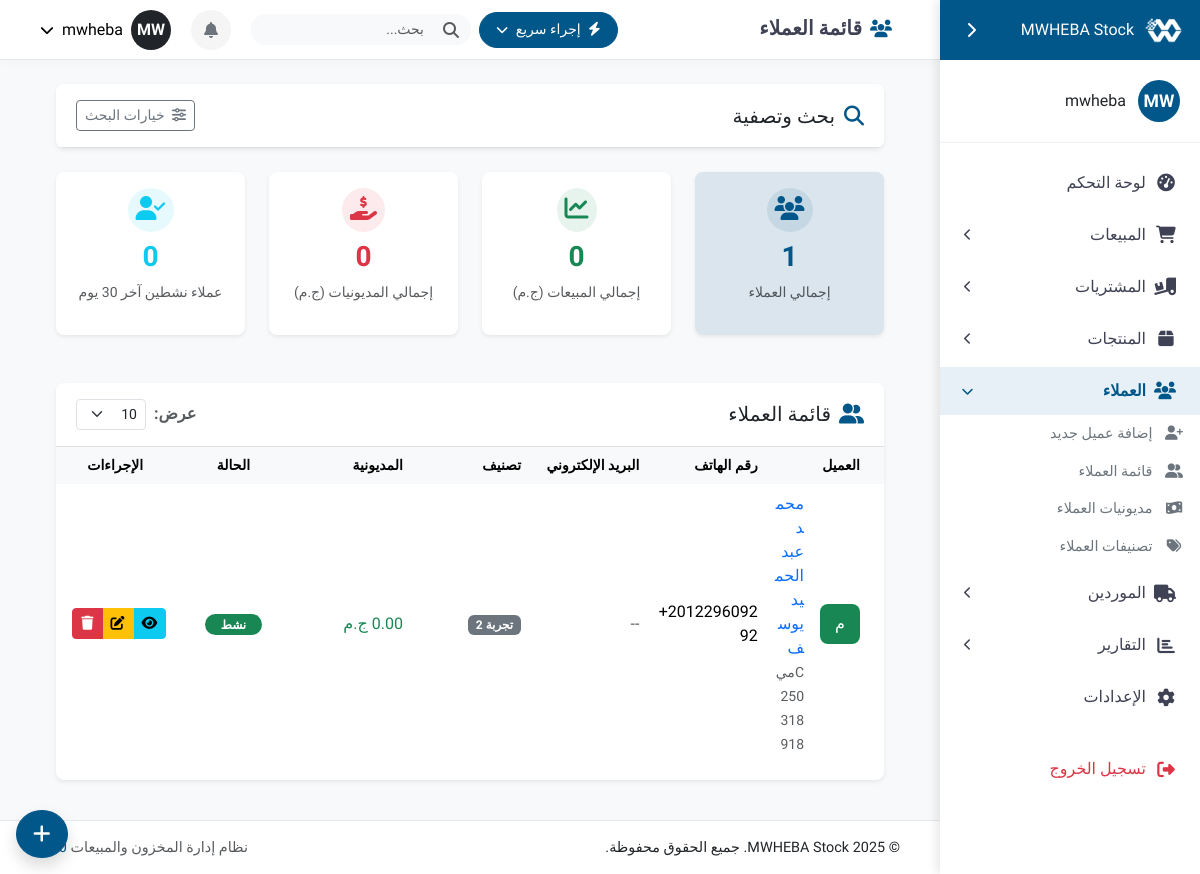
Page /customers/ (signed in) on the earlier database version.
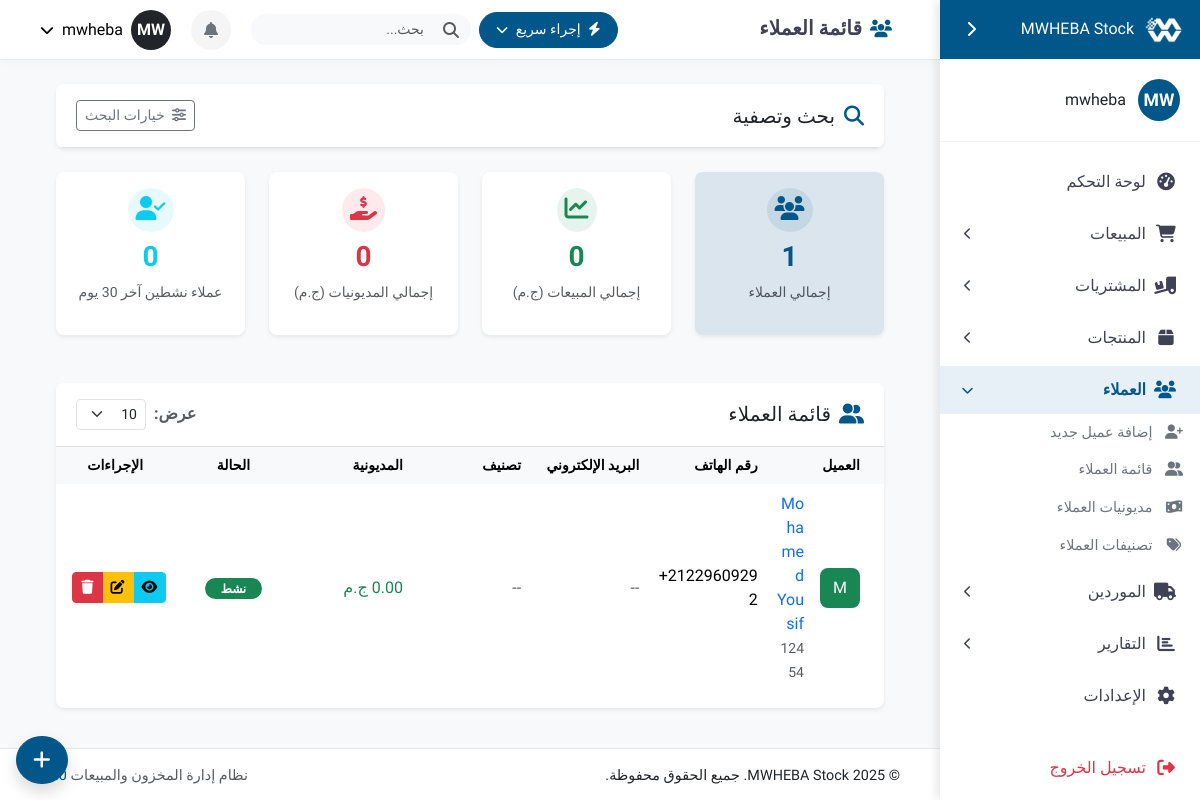
Same page on the later database version.
### customers/models.py (models this page shows, shortened)
class Customer(models.Model):
    STATUS_CHOICES = (
        ('active', _('نشط')),
        ('inactive', _('غير نشط')),
        ('blocked', _('محظور')),
    )
    phone_regex = RegexValidator(
        regex=r'^\+?1?\d{9,15}$',
        message=_("يجب أن يكون رقم الهاتف بتنسيق: '+999999999'. يُسمح بـ 15 رقم.")
    )
    name = models.CharField(_("اسم العميل"), max_length=255)
    code = models.CharField(_("كود العميل"), max_length=20, unique=True, blank=True, null=True)
    phone = models.CharField(_("رقم الهاتف"), validators=[phone_regex], max_length=20, blank=True, null=True)
    alternative_phone = models.CharField(_("رقم هاتف بديل"), max_length=20, blank=True, null=True)
    email = models.EmailField(_("البريد الإلكتروني"), blank=True, null=True)
    address = models.CharField(_("العنوان"), max_length=255, blank=True, null=True)
    status = models.CharField(_("الحالة"), max_length=20, choices=STATUS_CHOICES, default='active')
    category = models.ForeignKey(CustomerCategory, verbose_name=_("التصنيف"), on_delete=models.SET_NULL,
                               related_name='customers', blank=True, null=True)
    credit_limit = models.DecimalField(_("حد الائتمان"), max_digits=10, decimal_places=2, default=0)
    tax_number = models.CharField(_("الرقم الضريبي"), max_length=50, blank=True, null=True)
    notes = models.TextField(_("ملاحظات"), blank=True, null=True)
    debt = models.DecimalField(_("المديونية"), max_digits=10, decimal_places=2, default=0)
    total_sales = models.DecimalField(_("إجمالي المبيعات"), max_digits=12, decimal_places=2, default=0)
    points = models.IntegerField(_("نقاط الولاء"), default=0)
    created_at = models.DateTimeField(_("تاريخ الإنشاء"), auto_now_add=True)
    updated_at = models.DateTimeField(_("تاريخ التحديث"), auto_now=True)
    last_purchase_date = models.DateField(_("تاريخ آخر شراء"), blank=True, null=True)
    class Meta:
        verbose_name = _("عميل")
        verbose_name_plural = _("العملاء")
        ordering = ['-created_at']
        indexes = [
            models.Index(fields=['name']),
            models.Index(fields=['phone']),
            models.Index(fields=['status']),
            models.Index(fields=['category']),
            models.Index(fields=['debt']),
        ]
    def get_status_display_class(self):
        return {
            'active': 'success',
            'inactive': 'warning',
            'blocked': 'danger',
        }.get(self.status, 'secondary')
    def is_vip(self):
        if self.category and self.category.name.lower() == 'vip':
            return True
        return self.total_sales > 10000  # مثال: أكثر من 10000 ج.م

class CustomerCategory(models.Model):
    name = models.CharField(_("اسم التصنيف"), max_length=100)
    color_code = models.CharField(_("لون التصنيف"), max_length=20, default="primary")
    description = models.TextField(_("وصف"), blank=True, null=True)
    created_at = models.DateTimeField(_("تاريخ الإنشاء"), auto_now_add=True)
    class Meta:
        verbose_name = _("تصنيف العملاء")
        verbose_name_plural = _("تصنيفات العملاء")
        ordering = ['name']
    def __str__(self):
        return self.name

### customers/views.py (the view, shortened to what this page needs)
# urls.py: path('', views.customer_list, name='customer-list'),
@login_required
def customer_list(request):
    form = CustomerSearchForm(request.GET)
    search_query = request.GET.get('search', '')
    debt_status = request.GET.get('debt_status', '')
    category_id = request.GET.get('category', '')
    status = request.GET.get('status', '')
    sort_by = request.GET.get('sort_by', '-created_at')
    customers = Customer.objects.all()
    if category_id and category_id.isdigit():
        customers = customers.filter(category_id=category_id)
    if status:
        customers = customers.filter(status=status)
    if debt_status == 'with_debts':
        customers = customers.filter(debt__gt=0)
    elif debt_status == 'no_debts':
        customers = customers.filter(debt__lte=0)
    elif debt_status == 'exceed_limit':
        customers = customers.filter(credit_limit__gt=0).filter(debt__gt=F('credit_limit'))
    if sort_by:
        customers = customers.order_by(sort_by)
    customer_count = customers.count()
    total_sales = customers.aggregate(total=Sum('total_sales'))['total'] or 0
    total_debt = customers.aggregate(total=Sum('debt'))['total'] or 0
    thirty_days_ago = timezone.now().date() - timezone.timedelta(days=30)
    active_customers = customers.filter(last_purchase_date__gte=thirty_days_ago).count()
    page_size = int(request.GET.get('page_size', 10))
    paginator = Paginator(customers, page_size)
    page_number = request.GET.get('page', 1)
    page_obj = paginator.get_page(page_number)
    categories = CustomerCategory.objects.all()
    context = {
        'customers': page_obj,
        'form': form,
        'categories': categories,
        'total_customers': customer_count,
        'active_customers': active_customers,
        'total_sales': total_sales,
        'total_debt': total_debt,
        'search_query': search_query,
        'debt_status': debt_status,
        'is_paginated': paginator.num_pages > 1,
        'page_obj': page_obj,
        'paginator': paginator,
        'page_size': page_size,
        'recent_customers': active_customers,
    }
    export_format = request.GET.get('export')
    if export_format:
        return export_customers(request, customers, export_format)
    return render(request, 'customers/customer_list.html', context)

### accounts/models.py (called while the page is built)
    def get_initials(self):
        initials = ""
        if self.first_name:
            initials += self.first_name[0]
        if self.last_name:
            initials += self.last_name[0]
        if not initials:
            initials = self.username[0:2]
        return initials.upper()

    def get_color_class(self):
        return self.color_code or 'primary'

### templates/customers/customer_list.html (shortened to what this page needs)
{% extends 'base.html' %}
{% load i18n %}
{% load static %}
{% block content %}
<div class="container-fluid">
    {% include 'customers/includes/search_filter.html' %}
    {% include 'customers/includes/stats_cards.html' %}
    <div class="position-fixed bottom-0 end-0 p-3" style="z-index: 999;">
        <button type="button" class="btn btn-primary btn-lg rounded-circle shadow" data-bs-toggle="modal" data-bs-target="#addCustomerModal" title="إضافة عميل جديد">
            <i class="fas fa-plus"></i>
        </button>
    </div>
    {% include 'customers/includes/customers_table.html' %}
</div>
{% endblock %}

### templates/customers/includes/customers_table.html (shortened to what the changed rows need)
<div class="card shadow-sm">
    <div class="card-body p-0">
        <div class="table-responsive">
            <table class="table table-hover table-borderless align-middle">
                <thead class="table-light text-secondary small">
                    <tr>
                        <th class="ps-4">العميل</th>
                        <th>رقم الهاتف</th>
                        <th>البريد الإلكتروني</th>
                        <th>تصنيف</th>
                        <th>المديونية</th>
                        <th class="text-center">الحالة</th>
                        <th class="text-center">الإجراءات</th>
                    </tr>
                </thead>
                <tbody>
                    {% for customer in customers %}
                    <tr class="{% if forloop.counter|divisibleby:2 %}bg-light{% endif %}">
                        <td class="ps-4">
                            <div class="d-flex align-items-center">
                                <div class="me-3">
                                    <div class="avatar bg-{{ customer.get_status_display_class }} text-white" style="width: 40px; height: 40px; font-size: 16px; border-radius: 8px; display: flex; align-items: center; justify-content: center;">
                                        {{ customer.name|slice:":1"|upper }}
                                    </div>
                                </div>
                                <div>
                                    <a href="#" class="text-decoration-none fw-medium d-block view-customer-btn" data-id="{{ customer.id }}">
                                        {{ customer.name }}
                                    </a>
                                    <small class="text-muted">{{ customer.code }}</small>
                                </div>
                            </div>
                        </td>
                        <td dir="ltr" class="text-start">{{ customer.phone|default:"--" }}</td>
                        <td>
                            {% if customer.email %}
                                <a href="mailto:{{ customer.email }}" class="text-decoration-none text-muted">{{ customer.email }}</a>
                            {% else %}
                                <span class="text-muted">--</span>
                            {% endif %}
                        </td>
                        <td>
                            {% if customer.category %}
                                <span class="badge bg-{{ customer.category.color_code }} px-2 py-1">{{ customer.category.name }}</span>
                            {% else %}
                                <span class="text-muted">--</span>
                            {% endif %}
                        </td>
                        <td>
                            {% if customer.debt > 0 %}
                                <span class="fw-bold text-danger">{{ customer.debt|floatformat:2 }} ج.م</span>
                            {% else %}
                                <span class="text-success">0.00 ج.م</span>
                            {% endif %}
                        </td>
                        <td class="text-center">
                            {% if customer.status == 'active' %}
                                <span class="badge bg-success rounded-pill px-3">نشط</span>
                            {% elif customer.status == 'inactive' %}
                                <span class="badge bg-warning text-dark rounded-pill px-3">غير نشط</span>
                            {% else %}
                                <span class="badge bg-danger rounded-pill px-3">محظور</span>
                            {% endif %}
                        </td>
                        <td>
                            <div class="btn-group btn-group-sm">
                                <button type="button" class="btn btn-info view-customer-btn"
                                    data-id="{{ customer.id }}" title="عرض التفاصيل">
                                    <i class="fas fa-eye"></i>
                                </button>
                                <button type="button" class="btn btn-warning edit-customer-btn"
                                    data-id="{{ customer.id }}" title="تعديل">
                                    <i class="fas fa-edit"></i>
                                </button>
                                <button type="button" class="btn btn-danger"
                                    data-bs-toggle="modal" data-bs-target="#deleteCustomerModal"
                                    data-id="{{ customer.id }}" data-name="{{ customer.name }}" title="حذف">
                                    <i class="fas fa-trash"></i>
                                </button>
                            </div>
                        </td>
                    </tr>
                    {% endfor %}
                </tbody>
            </table>
        </div>
    </div>
</div>

Differences in the rows shown:
removed Customer: name "م", name "محمد عبد الحميد يوسف", code "Cمي250318918", phone "+201229609292", category.name "تجربة 2", debt "0.00 ج.م", status "نشط"
added Customer: name "M", name "Mohamed Yousif", code "12454", phone "+21229609292", debt "0.00 ج.م", status "نشط"
